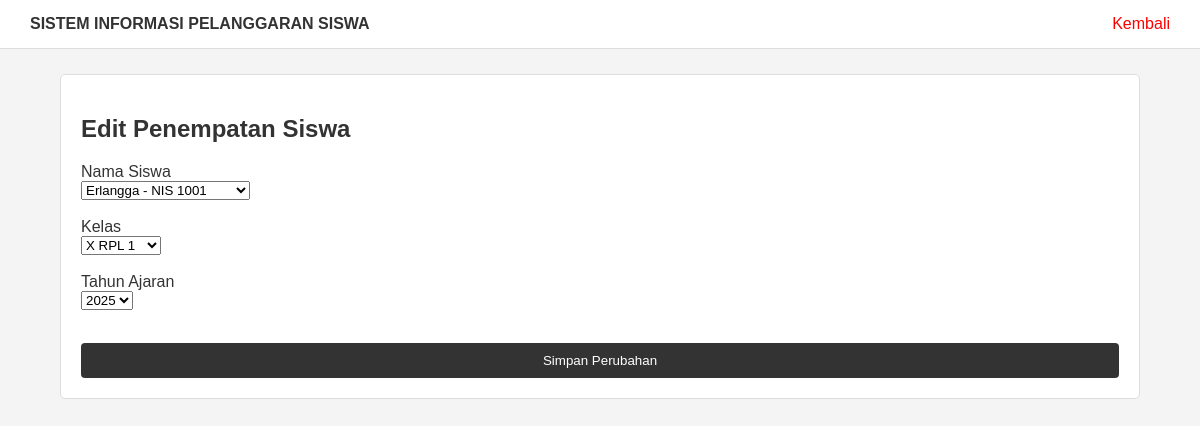
Screenshot of /edit_penempatan_siswa.php?id=1 with the database file from the repository.
### tables this page shows
CREATE TABLE `penempatan_siswa` (
  `id` int(11) NOT NULL,
  `siswa_id` int(11) NOT NULL,
  `kelas_id` int(11) NOT NULL,
  `tahun_ajaran_id` int(11) NOT NULL
);

CREATE TABLE `siswa` (
  `id` int(11) NOT NULL,
  `nis` varchar(30) NOT NULL,
  `nisn` varchar(20) DEFAULT NULL,
  `nama` varchar(150) NOT NULL,
  `jenis_kelamin` char(1) DEFAULT NULL,
  `tanggal_lahir` date DEFAULT NULL,
  `alamat` text DEFAULT NULL,
  `no_hp_ortu` varchar(20) DEFAULT NULL,
  `aktif` tinyint(1) DEFAULT 1,
  `status_aktif` tinyint(1) DEFAULT 1,
  `created_at` timestamp NOT NULL DEFAULT current_timestamp(),
  `updated_at` timestamp NOT NULL DEFAULT current_timestamp() ON UPDATE current_timestamp()
);

CREATE TABLE `kelas` (
  `id` int(11) NOT NULL,
  `nama_kelas` varchar(50) NOT NULL,
  `jurusan` varchar(100) DEFAULT NULL,
  `tingkat` varchar(10) DEFAULT NULL,
  `status_aktif` tinyint(1) DEFAULT 1
);

CREATE TABLE `tahun_ajaran` (
  `id` int(11) NOT NULL,
  `nama` varchar(100) DEFAULT NULL,
  `tanggal_mulai` date DEFAULT NULL,
  `tanggal_selesai` date DEFAULT NULL,
  `aktif` tinyint(1) DEFAULT 1,
  `tahun` varchar(20) NOT NULL,
  `semester` varchar(20) DEFAULT NULL,
  `status_aktif` tinyint(1) DEFAULT 1
);

### edit_penempatan_siswa.php (the view, shortened to what this page needs)
<?php
include "database.php";
$id = $_GET['id'];
$query = mysqli_query($koneksi, "
    SELECT * FROM penempatan_siswa
    WHERE id='$id'
");
$data = mysqli_fetch_assoc($query);
$siswa = mysqli_query($koneksi, "
    SELECT id, nama, nis
    FROM siswa
    ORDER BY nama ASC
");
$kelas = mysqli_query($koneksi, "
    SELECT id, nama_kelas
    FROM kelas
    ORDER BY nama_kelas ASC
");
$tahun = mysqli_query($koneksi, "
    SELECT id, nama
    FROM tahun_ajaran
    ORDER BY id DESC
");
?>
<!DOCTYPE html>
<html>
<head>
    <link rel="stylesheet" href="style.css">
</head>
<body>
<div class="header">
    <b>SISTEM INFORMASI PELANGGARAN SISWA</b>
    <a href="penempatan_siswa.php">Kembali</a>
</div>
<div class="container">
    <div class="box">
        <h2>Edit Penempatan Siswa</h2>
        <form method="POST">
            <label>Nama Siswa</label>
            <br>
            <select name="siswa_id" required>
                <?php while ($item = mysqli_fetch_assoc($siswa)) { ?>
                    <option
                        value="<?= $item['id']; ?>"
                        <?= $item['id'] == $data['siswa_id'] ? 'selected' : ''; ?>>
                        <?= htmlspecialchars($item['nama']); ?>
                        - NIS <?= htmlspecialchars($item['nis']); ?>
                    </option>
                <?php } ?>
            </select>
            <br><br>
            <label>Kelas</label>
            <br>
            <select name="kelas_id" required>
                <?php while ($item = mysqli_fetch_assoc($kelas)) { ?>
                    <option
                        value="<?= $item['id']; ?>"
                        <?= $item['id'] == $data['kelas_id'] ? 'selected' : ''; ?>>
                        <?= htmlspecialchars($item['nama_kelas']); ?>
                    </option>
                <?php } ?>
            </select>
            <br><br>
            <label>Tahun Ajaran</label>
            <br>
            <select name="tahun_ajaran_id" required>
                <?php while ($item = mysqli_fetch_assoc($tahun)) { ?>
                    <option
                        value="<?= $item['id']; ?>"
                        <?= $item['id'] == $data['tahun_ajaran_id'] ? 'selected' : ''; ?>>
                        <?= htmlspecialchars($item['nama']); ?>
                    </option>
                <?php } ?>
            </select>
            <br><br>
            <button
                type="submit"
                name="update"
                class="btn">
                Simpan Perubahan
            </button>
        </form>
    </div>
</div>
</body>
</html>

### style.css (style rules this page uses)
* { box-sizing: border-box; }
body { margin: 0; font-family: Arial, sans-serif; background: #f4f4f4; color: #333; }
.btn { width: 100%; padding: 10px; margin-top: 15px; border: none; background: #333; color: white; border-radius: 4px; cursor: pointer; }
.header { background: white; border-bottom: 1px solid #ddd; padding: 15px 30px; }
.header a { float: right; color: red; text-decoration: none; }
.container { width: 90%; max-width: 1100px; margin: 25px auto; }
.box { background: white; border: 1px solid #ddd; border-radius: 5px; padding: 20px; margin-bottom: 20px; }

### rows the page displays
penempatan_siswa: siswa_id "Erlangga - NIS 1001", kelas_id "X RPL 1", tahun_ajaran_id "2025"
